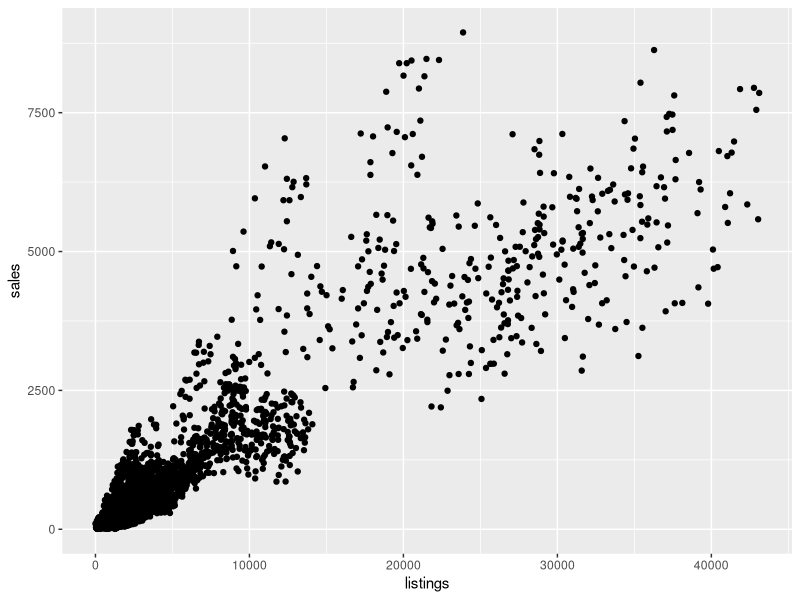

Here is the R script that generated this plot:
## ---- chunk 1
library(tidyverse)
library(readxl)
## ---- chunk 2
a <- 7:11
b <- 8:12
out <- c()

for (i in seq_along(a)) {
  out[i] <- a[i] + b[i]
}

out
## ---- chunk 3
a <- 7:11
b <- 8:12
out <- a + b

out
## ---- chunk 4
print(1)
print(2)
# and so on...
print(10)
## ---- chunk 5
for (i in 1:10) {
  print(i)
}
## ---- chunk 6
mean1 <- mean(rnorm(5))
mean2 <- mean(rnorm(10))
mean3 <- mean(rnorm(15))
mean4 <- mean(rnorm(20))
mean5 <- mean(rnorm(25))

means <- c(mean1, mean2, mean3, mean4, mean5)

means
## ---- chunk 7
rnorm(5)
rnorm(10)
## ---- chunk 8
sample_sizes <- c(5, 10, 15, 20, 25)
sample_means <- rep(0, length(sample_sizes))

for (i in seq_along(sample_sizes)) {
  sample_means[i] <- mean(rnorm(sample_sizes[i]))
}

sample_means
## ---- chunk 9
sample_means <- rep(0, length(sample_sizes))
sample_means
## ---- chunk 10
vec <- c("x", "y", "z")
1:length(vec)
seq_along(vec)
## ---- chunk 11
sample_sizes <- c(5, 10, 15, 20, 25)
seq_along(sample_sizes)
## ---- chunk 12
sample_sizes <- c(5, 10, 15, 20, 25)
sample_means <- rep(0, length(sample_sizes))

for (i in seq_along(sample_sizes)) {
  mean(rnorm(i))
}

sample_means
## ---- chunk 13
sample_sizes <- c(5, 10, 15, 20, 25)
means <- numeric(length(sample_sizes))

for (i in seq_along(sample_sizes)) {
  
  this_sample_mean <- mean(rnorm(i))
  
  sample_means[i] <- this_sample_mean
}

sample_means
## ---- chunk 14
sample_sizes <- c(5, 10, 15, 20, 25)
means_df <- tibble()

for (n in sample_sizes) {
  sample_mean <- mean(rnorm(n))
  new_row <- c(sample_size = n, sample_mean = sample_mean)
  means_df <- bind_rows(means_df, new_row)
}
## ---- chunk 15
means_df
## ---- chunk 16
library(tidyverse)

bind_rows(c(col1 = 1, col2 = "A"), 
          c(col1 = 2, col2 = "B"))
## ---- chunk 17
new_row <- c(n = 40, sample_mean = mean(rnorm(40)))
bind_rows(means_df, new_row)
## ---- chunk 18
ggplot(data = txhousing, aes(x = listings, y = sales)) +
  geom_point()
